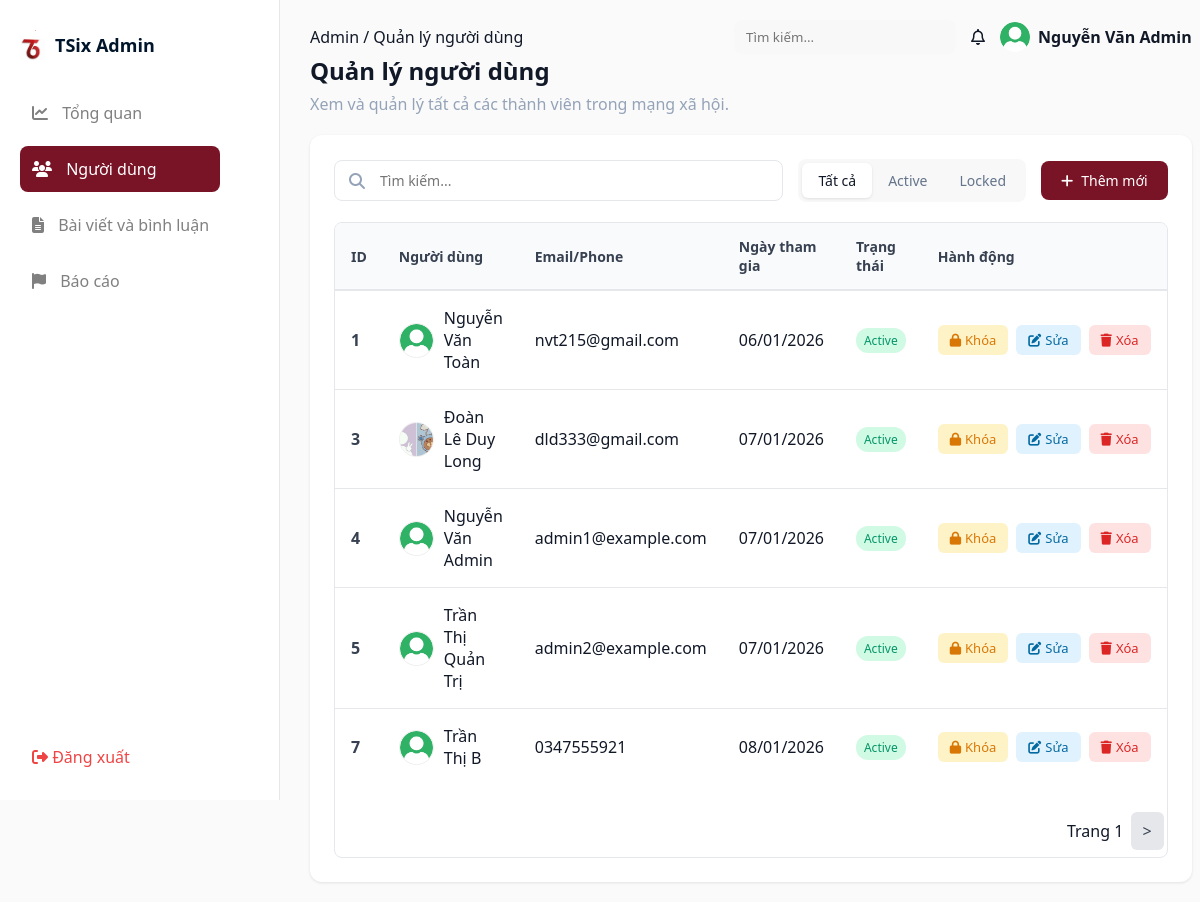
/admin/users.php (signed in), run on the app's committed database.
### tables this page shows
CREATE TABLE IF NOT EXISTS `users` (
  `UserID` int NOT NULL AUTO_INCREMENT,
  `FullName` varchar(100) NOT NULL,
  `Email` varchar(100) DEFAULT NULL,
  `Phone` varchar(15) DEFAULT NULL,
  `PasswordHash` varchar(255) NOT NULL,
  `Gender` enum('Nam','Nu','Khac') DEFAULT 'Khac',
  `BirthDate` date DEFAULT NULL,
  `Avatar` varchar(255) DEFAULT 'default_avatar.png',
  `Address` varchar(255) DEFAULT NULL,
  `CoverImage` varchar(255) DEFAULT NULL,
  `Bio` text,
  `Role` enum('user','admin') DEFAULT 'user',
  `Status` enum('active','locked') DEFAULT 'active',
  `CreatedAt` timestamp NULL DEFAULT CURRENT_TIMESTAMP,
  `LastLogin` timestamp NULL DEFAULT NULL,
  `ResetToken` varchar(64) DEFAULT NULL,
  `ResetTokenExpiry` datetime DEFAULT NULL,
  PRIMARY KEY (`UserID`),
  UNIQUE KEY `Email` (`Email`),
  UNIQUE KEY `Phone` (`Phone`)
);

### admin/users.php (the view, shortened to what this page needs)
<?php
require_once '../includes/config.php';
$page = isset($_GET['page']) ? intval($_GET['page']) : 1;
$limit = 5;
$offset = ($page - 1) * $limit;
$search = $_GET['search'] ?? '';
$status_filter = $_GET['status'] ?? 'all';
$sql = "SELECT UserID, FullName, Email, Phone, Status, CreatedAt, Avatar FROM Users WHERE 1=1";
$sql .= " ORDER BY UserID, CreatedAt DESC LIMIT $limit OFFSET $offset";
$stmt = $conn->prepare($sql);
$stmt->execute();
$res = $stmt->get_result();
$users = $res ? $res->fetch_all(MYSQLI_ASSOC) : [];
?>
<?php
$admin_name = $_SESSION['user_name'] ?? '';
$admin_avatar = $_SESSION['user_avatar'] ?? '../uploads/avatars/default_admin_avatar.png';
?>
<!DOCTYPE html>
<html lang="vi">
<head>
    <link rel="stylesheet" href="../assets/Style-css/admin_layout.css">
    <link rel="stylesheet" href="../assets/Style-css/users.css">
    <link rel="stylesheet" href="https://cdnjs.cloudflare.com/ajax/libs/font-awesome/6.5.0/css/all.min.css">
</head>
<body>
    <div class="layout">
        <aside class="sidebar">
            <div class="logo">
                <img src="../assets/images/avt.png">
                <span>TSix Admin</span>
            </div>
            <ul class="menu">
                <li><a href="dashboard.php"><i class="fa-solid fa-chart-line"></i> Tổng quan</a></li>
                <li class="menu-selected"><a href="users.php"><i class="fa-solid fa-users"></i> Người dùng</a></li>
                <li><a href="posts.php"><i class="fa-solid fa-file-lines"></i> Bài viết và bình luận</a></li>
                <li><a href="reports.php"><i class="fa-solid fa-flag"></i> Báo cáo</a></li>
            </ul>
            <div class="logout">
                <a href="../logout.php"><i class="fa-solid fa-right-from-bracket"></i> Đăng xuất</a>
            </div>
        </aside>
        <main class="main">
            <header class="topbar">
                <span>Admin / Quản lý người dùng</span>
                <div class="topbar-right">
                    <input type="text" placeholder="Tìm kiếm...">
                    <i class="fa-regular fa-bell"></i>
                    <a href="../profile.php" style="cursor:pointer; display: grid; grid-template-columns: auto auto; align-items: center; gap: 8px;">
                        <img width="30px" height="30px" src="../uploads/avatars/<?php echo $admin_avatar; ?>" class="avatar" alt="">
                        <span style="font-weight: 600;"><?php echo htmlspecialchars($admin_name ?? '', ENT_QUOTES); ?></span>
                    </a>
                </div>
            </header>
            <section class="title" >
                <h2>Quản lý người dùng</h2>
                <p>Xem và quản lý tất cả các thành viên trong mạng xã hội.</p>
            </section>
            <div class="card" style="margin-top: 20px;">
                <div class="users-filter">
                    <form method="GET" action="users.php" class="search-box">
                        <i class="fas fa-search"></i>
                        <input type="text" name="search" placeholder="Tìm kiếm..." value="<?= htmlspecialchars($search) ?>">
                    </form>
                    <div class="filter-tabs">
                        <a href="?status=all&search=<?= urlencode($search) ?>"
                            class="filter-tab <?= $status_filter == 'all' ? 'active' : '' ?>">Tất cả</a>
                        <a href="?status=active&search=<?= urlencode($search) ?>"
                            class="filter-tab <?= $status_filter == 'active' ? 'active' : '' ?>">Active</a>
                        <a href="?status=locked&search=<?= urlencode($search) ?>"
                            class="filter-tab <?= $status_filter == 'locked' ? 'active' : '' ?>">Locked</a>
                    </div>
                    <button type="button" class="add-user-btn" onclick="openAddModal()">
                        <i class="fas fa-plus"></i> Thêm mới
                    </button>
                </div>
                <div class="table-container">
                    <table>
                        <thead>
                            <tr>
                                <th>ID</th>
                                <th>Người dùng</th>
                                <th>Email/Phone</th>
                                <th>Ngày tham gia</th>
                                <th>Trạng thái</th>
                                <th>Hành động</th>
                            </tr>
                        </thead>
                        <tbody>
                            <?php foreach ($users as $user): ?>
                                <tr>
                                    <td style="font-weight: 600; color: #374151;"><?= htmlspecialchars($user['UserID']) ?></td>
                                    <td>
                                        <div class="user-info">
                                            <?php
                                                $avatarPath = "../uploads/avatars/" . $user['Avatar'];
                                                if (!empty($user['Avatar']) && file_exists($avatarPath)) {
                                                    $displayAvatar = $avatarPath;
                                                } else {
                                                    $displayAvatar = "../uploads/avatars/default_avatar.png";
                                                }
                                            ?>
                                            <img src="<?= htmlspecialchars($displayAvatar, ENT_QUOTES) ?>"
                                                class="user-avatar-small"
                                                alt="Avatar">
                                            <span><?= htmlspecialchars($user['FullName'] ?? '', ENT_QUOTES) ?></span>
                                        </div>
                                    </td>
                                    <td>
                                        <?php
                                            $displayContact = (!empty($user['Email'])) ? $user['Email'] : ($user['Phone'] ?? 'N/A');
                                            echo htmlspecialchars($displayContact, ENT_QUOTES);
                                        ?>
                                    </td>
                                    <td><?= date('d/m/Y', strtotime($user['CreatedAt'])) ?></td>
                                    <td>
                                        <?php if ($user['Status'] == 'active'): ?>
                                            <a href="?action=lock&id=<?= $user['UserID'] ?>"
                                                style="background: #D1FAE5; color: #059669; padding: 4px 8px; border-radius: 12px; font-size: 12px; font-weight: 500; text-decoration: none; display: inline-block;"
                                                onclick="return confirm('Khóa tài khoản này?')">
                                                Active
                                            </a>
                                        <?php endif; ?>
                                    </td>
                                    <td>
                                        <div class="action-buttons">
                                            <?php if ($user['Status'] == 'active'): ?>
                                                <a href="?action=lock&id=<?= $user['UserID'] ?>"
                                                    style="background: #FEF3C7; color: #D97706; padding: 6px 12px; border-radius: 6px; text-decoration: none; font-size: 13px; display: inline-flex; align-items: center; gap: 4px; cursor: pointer"
                                                    onclick="return confirm('Khóa tài khoản này?')">
                                                    <i class="fas fa-lock"></i> Khóa
                                                </a>
                                            <?php endif; ?>
                                            <button type="button" onclick="openEditModal(
                                                '<?= $user['UserID'] ?>',
                                                '<?= htmlspecialchars(addslashes($user['FullName'] ?? ''), ENT_QUOTES) ?>',
                                                '<?= htmlspecialchars(addslashes($user['Email'] ?? ''), ENT_QUOTES) ?>',
                                                '<?= htmlspecialchars(addslashes($user['Phone'] ?? ''), ENT_QUOTES) ?>'
                                                )" style="background: #E0F2FE; color: #0369A1; padding: 6px 12px; border-radius: 6px; text-decoration: none; font-size: 13px; display: inline-flex; align-items: center; gap: 4px; border: none; cursor: pointer;">
                                                <i class="fas fa-edit"></i> Sửa
                                            </button>
                                            <a href="?action=delete&id=<?= $user['UserID'] ?>"
                                                style="background: #FEE2E2; color: #DC2626; padding: 6px 12px; border-radius: 6px; text-decoration: none; font-size: 13px; display: inline-flex; align-items: center; gap: 4px;"
                                                onclick="return confirm('Xóa người dùng này?')">
                                                <i class="fas fa-trash"></i> Xóa
                                            </a>
                                        </div>
                                    </td>
                                </tr>
                            <?php endforeach; ?>
                        </tbody>
                    </table>
                    <?php if (count($users) == $limit || $page > 1): ?>
                        <div class="pagination">
                            <span>Trang <?= $page ?></span>
                            <?php if (count($users) == $limit): ?>
                                <a href="?page=<?= $page + 1 ?>&search=<?= urlencode($search) ?>&status=<?= $status_filter ?>">&gt;</a>
                            <?php endif; ?>
                        </div>
                    <?php endif; ?>
                </div>
            </div>
        </div>
</body>
</html>

### assets/Style-css/admin_layout.css (style rules this page uses)
* { margin: 0; padding: 0; box-sizing: border-box; font-family: 'Segoe UI', sans-serif; }
a { all: unset; }
body { background: #FAFAFA; color: #111827; }
.layout { display: grid; grid-template-columns: 1fr 5fr; height: 100vh; }
.sidebar { top: 0; left: 0; width: 280px; height: 100vh; background: #fff; padding: 20px; display: flex; flex-direction: column; border-right: 1px solid #E5E7EB; }
.logo { display: flex; align-items: center; gap: 10px; padding: 10px 0; margin-bottom: 20px; width: 100%; }
.logo img { height: 30px; width: 25px; object-fit: contain; flex-shrink: 0; }
.logo span { font-size: 18px; font-weight: bold; color: #001529; white-space: nowrap; }
.menu li { list-style: none; border-radius: 8px; cursor: pointer; margin-bottom: 10px; color: grey; width: 200px; }
.menu a { padding: 12px; display: block; width: 100%; }
.menu li i { margin-right: 10px; }
.menu .menu-selected { background: #791326; color: #fff; }
.logout { margin-top: auto; padding: 12px; color: #ef4444; cursor: pointer; }
.main { flex: 1; padding: 20px 30px; }
.title p { color: #94a3b8; margin-top: 6px; }
.topbar { display: flex; justify-content: space-between; align-items: center; }
.topbar-right { display: flex; align-items: center; gap: 15px; }
.topbar input { padding: 8px 12px; border-radius: 8px; border: none; background: #F8F8F8; color: #A0AEC0; }
.avatar { border-radius: 50%; }

### assets/Style-css/users.css (style rules this page uses)
.card { margin: 0; padding: 24px; background: white; border-radius: 12px; box-shadow: 0 1px 3px rgba(0,0,0,0.1); }
.users-filter { display: flex; gap: 15px; align-items: center; margin-bottom: 20px; flex-wrap: wrap; }
.search-box { position: relative; flex: 1; min-width: 300px; }
.search-box i { position: absolute; left: 15px; top: 50%; transform: translateY(-50%); color: #94A3B8; }
.search-box input { width: 100%; padding: 10px 15px 10px 45px; border: 1px solid #E5E7EB; border-radius: 8px; font-size: 14px; }
.filter-tabs { display: flex; background: #F8F8F8; border-radius: 8px; padding: 4px; }
.filter-tab { padding: 8px 16px; border-radius: 6px; text-decoration: none; color: #64748B; font-size: 14px; font-weight: 500; }
.filter-tab.active { background: white; color: #111827; box-shadow: 0 1px 3px rgba(0,0,0,0.1); }
.add-user-btn { padding: 10px 20px; background: #791326; color: white; border: none; border-radius: 8px; cursor: pointer; font-weight: 500; font-size: 14px; display: flex; align-items: center; gap: 8px; }
.table-container { overflow-x: auto; border-radius: 8px; border: 1px solid #E5E7EB; }
.table-container table { width: 100%; border-collapse: collapse; }
.table-container th { background: #F9FAFB; padding: 14px 16px; text-align: left; font-weight: 600; color: #374151; border-bottom: 2px solid #E5E7EB; font-size: 14px; }
.table-container td { padding: 16px; border-bottom: 1px solid #E5E7EB; vertical-align: middle; }
.table-container tr:last-child td { border-bottom: none; }
.user-info { display: flex; align-items: center; gap: 10px; }
.user-avatar-small { width: 35px; height: 35px; border-radius: 50%; object-fit: cover; border: 1px solid #eee; }
.action-buttons { display: flex; gap: 8px; }
.pagination { margin-top: 20px; text-align: right; padding: 15px 0; }
.pagination a { padding: 8px 12px; background: #E5E7EB; color: #374151; border-radius: 6px; text-decoration: none; margin: 0 3px; }

### data on the page
users: UserID "1", Avatar (placeholder picture), FullName "Nguyễn Văn Toàn", Email "nvt215@gmail.com", CreatedAt "06/01/2026"
users: UserID "3", Avatar (picture), FullName "Đoàn Lê Duy Long", Email "dld333@gmail.com", CreatedAt "07/01/2026"
users: UserID "4", Avatar (placeholder picture), FullName "Nguyễn Văn Admin", Email "admin1@example.com", CreatedAt "07/01/2026"
users: UserID "5", Avatar (placeholder picture), FullName "Trần Thị Quản Trị", Email "admin2@example.com", CreatedAt "07/01/2026"
users: UserID "7", Avatar (placeholder picture), FullName "Trần Thị B", Phone "0347555921", CreatedAt "08/01/2026"

### other printed values
$admin_name "Nguyễn Văn Admin"
$page "1"
